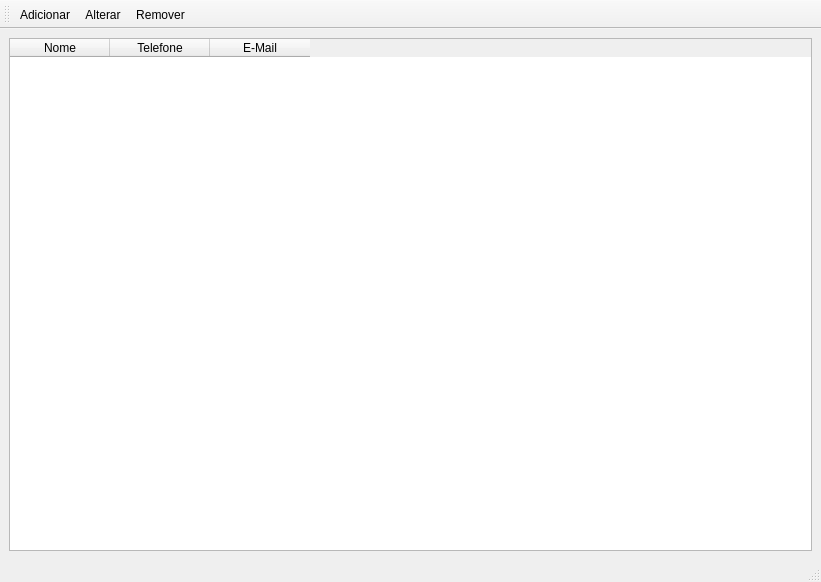
<?xml version="1.0" encoding="UTF-8"?>
<ui version="4.0">
 <class>MainWindow</class>
 <widget class="QMainWindow" name="MainWindow">
  <property name="geometry">
   <rect>
    <x>0</x>
    <y>0</y>
    <width>821</width>
    <height>582</height>
   </rect>
  </property>
  <property name="windowTitle">
   <string>MainWindow</string>
  </property>
  <widget class="QWidget" name="centralwidget">
   <layout class="QGridLayout" name="gridLayout">
    <item row="0" column="0">
     <widget class="QTableWidget" name="tableWidget">
      <column>
       <property name="text">
        <string>Nome</string>
       </property>
      </column>
      <column>
       <property name="text">
        <string>Telefone</string>
       </property>
      </column>
      <column>
       <property name="text">
        <string>E-Mail</string>
       </property>
      </column>
     </widget>
    </item>
   </layout>
  </widget>
  <widget class="QMenuBar" name="menubar">
   <property name="geometry">
    <rect>
     <x>0</x>
     <y>0</y>
     <width>821</width>
     <height>21</height>
    </rect>
   </property>
  </widget>
  <widget class="QStatusBar" name="statusbar"/>
  <widget class="QToolBar" name="toolBar">
   <property name="windowTitle">
    <string>toolBar</string>
   </property>
   <attribute name="toolBarArea">
    <enum>TopToolBarArea</enum>
   </attribute>
   <attribute name="toolBarBreak">
    <bool>false</bool>
   </attribute>
   <addaction name="actionAdicionar"/>
   <addaction name="actionAlterar"/>
   <addaction name="actionRemover"/>
  </widget>
  <action name="actionAdicionar">
   <property name="text">
    <string>Adicionar</string>
   </property>
  </action>
  <action name="actionAlterar">
   <property name="text">
    <string>Alterar</string>
   </property>
  </action>
  <action name="actionRemover">
   <property name="text">
    <string>Remover</string>
   </property>
  </action>
 </widget>
 <resources/>
 <connections/>
</ui>
